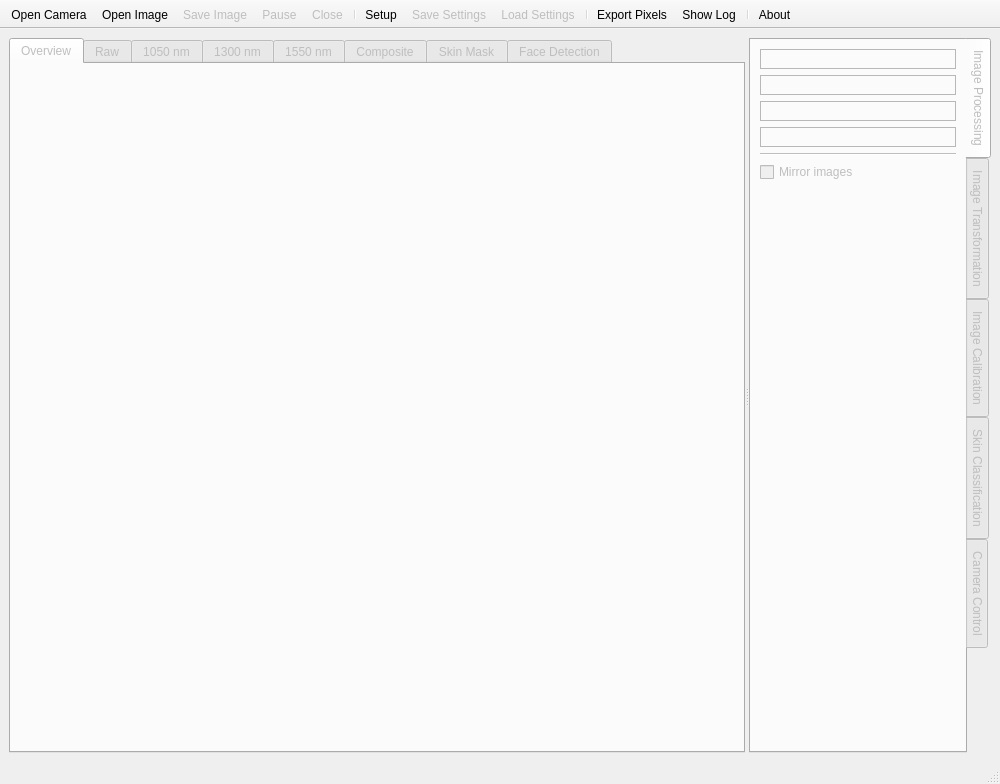
<?xml version="1.0" encoding="UTF-8"?>
<ui version="4.0">
 <class>MainWindow</class>
 <widget class="QMainWindow" name="MainWindow">
  <property name="geometry">
   <rect>
    <x>0</x>
    <y>0</y>
    <width>1000</width>
    <height>784</height>
   </rect>
  </property>
  <property name="windowTitle">
   <string>SkinCam Viewer</string>
  </property>
  <widget class="QWidget" name="centralwidget">
   <layout class="QVBoxLayout" name="verticalLayout_36">
    <item>
     <widget class="QSplitter" name="splitter">
      <property name="orientation">
       <enum>Qt::Horizontal</enum>
      </property>
      <property name="childrenCollapsible">
       <bool>false</bool>
      </property>
      <widget class="QTabWidget" name="imageTabWidget">
       <property name="enabled">
        <bool>false</bool>
       </property>
       <property name="sizePolicy">
        <sizepolicy hsizetype="Expanding" vsizetype="Expanding">
         <horstretch>1</horstretch>
         <verstretch>0</verstretch>
        </sizepolicy>
       </property>
       <property name="currentIndex">
        <number>0</number>
       </property>
       <widget class="QWidget" name="overviewTab">
        <attribute name="title">
         <string>Overview</string>
        </attribute>
        <layout class="QGridLayout" name="gridLayout">
         <item row="0" column="1">
          <widget class="QWidget" name="overviewImage1" native="true">
           <layout class="QVBoxLayout" name="verticalLayout_26">
            <property name="leftMargin">
             <number>0</number>
            </property>
            <property name="topMargin">
             <number>0</number>
            </property>
            <property name="rightMargin">
             <number>0</number>
            </property>
            <property name="bottomMargin">
             <number>0</number>
            </property>
           </layout>
          </widget>
         </item>
         <item row="0" column="0">
          <widget class="QWidget" name="overviewImage0" native="true">
           <property name="baseSize">
            <size>
             <width>640</width>
             <height>512</height>
            </size>
           </property>
           <layout class="QVBoxLayout" name="verticalLayout_25">
            <property name="leftMargin">
             <number>0</number>
            </property>
            <property name="topMargin">
             <number>0</number>
            </property>
            <property name="rightMargin">
             <number>0</number>
            </property>
            <property name="bottomMargin">
             <number>0</number>
            </property>
           </layout>
          </widget>
         </item>
         <item row="1" column="0">
          <widget class="QWidget" name="overviewImage2" native="true">
           <layout class="QVBoxLayout" name="verticalLayout_27">
            <property name="leftMargin">
             <number>0</number>
            </property>
            <property name="topMargin">
             <number>0</number>
            </property>
            <property name="rightMargin">
             <number>0</number>
            </property>
            <property name="bottomMargin">
             <number>0</number>
            </property>
           </layout>
          </widget>
         </item>
         <item row="1" column="1">
          <widget class="QWidget" name="overviewComposite" native="true">
           <layout class="QVBoxLayout" name="verticalLayout_28">
            <property name="leftMargin">
             <number>0</number>
            </property>
            <property name="topMargin">
             <number>0</number>
            </property>
            <property name="rightMargin">
             <number>0</number>
            </property>
            <property name="bottomMargin">
             <number>0</number>
            </property>
           </layout>
          </widget>
         </item>
        </layout>
       </widget>
       <widget class="QWidget" name="rawTab">
        <attribute name="title">
         <string>Raw</string>
        </attribute>
        <layout class="QGridLayout" name="gridLayout_2">
         <item row="3" column="1">
          <widget class="QWidget" name="rawDark" native="true">
           <layout class="QVBoxLayout" name="verticalLayout_16">
            <property name="leftMargin">
             <number>0</number>
            </property>
            <property name="topMargin">
             <number>0</number>
            </property>
            <property name="rightMargin">
             <number>0</number>
            </property>
            <property name="bottomMargin">
             <number>0</number>
            </property>
           </layout>
          </widget>
         </item>
         <item row="1" column="0">
          <widget class="QWidget" name="rawImage0" native="true">
           <layout class="QVBoxLayout" name="verticalLayout_18">
            <property name="leftMargin">
             <number>0</number>
            </property>
            <property name="topMargin">
             <number>0</number>
            </property>
            <property name="rightMargin">
             <number>0</number>
            </property>
            <property name="bottomMargin">
             <number>0</number>
            </property>
           </layout>
          </widget>
         </item>
         <item row="3" column="0">
          <widget class="QWidget" name="rawImage2" native="true">
           <layout class="QVBoxLayout" name="verticalLayout_31">
            <property name="leftMargin">
             <number>0</number>
            </property>
            <property name="topMargin">
             <number>0</number>
            </property>
            <property name="rightMargin">
             <number>0</number>
            </property>
            <property name="bottomMargin">
             <number>0</number>
            </property>
           </layout>
          </widget>
         </item>
         <item row="1" column="1">
          <widget class="QWidget" name="rawImage1" native="true">
           <layout class="QVBoxLayout" name="verticalLayout_29">
            <property name="leftMargin">
             <number>0</number>
            </property>
            <property name="topMargin">
             <number>0</number>
            </property>
            <property name="rightMargin">
             <number>0</number>
            </property>
            <property name="bottomMargin">
             <number>0</number>
            </property>
           </layout>
          </widget>
         </item>
        </layout>
       </widget>
       <widget class="QWidget" name="imageTab0">
        <attribute name="title">
         <string>1050 nm</string>
        </attribute>
        <layout class="QVBoxLayout" name="verticalLayout_2"/>
       </widget>
       <widget class="QWidget" name="imageTab1">
        <attribute name="title">
         <string>1300 nm</string>
        </attribute>
        <layout class="QVBoxLayout" name="verticalLayout"/>
       </widget>
       <widget class="QWidget" name="imageTab2">
        <attribute name="title">
         <string>1550 nm</string>
        </attribute>
        <layout class="QVBoxLayout" name="verticalLayout_3"/>
       </widget>
       <widget class="QWidget" name="compositeTab">
        <attribute name="title">
         <string>Composite</string>
        </attribute>
        <layout class="QVBoxLayout" name="verticalLayout_4"/>
       </widget>
       <widget class="QWidget" name="skinMaskTab">
        <attribute name="title">
         <string>Skin Mask</string>
        </attribute>
        <layout class="QVBoxLayout" name="verticalLayout_5"/>
       </widget>
       <widget class="QWidget" name="faceDetectionTab">
        <property name="enabled">
         <bool>false</bool>
        </property>
        <attribute name="title">
         <string>Face Detection</string>
        </attribute>
        <layout class="QVBoxLayout" name="verticalLayout_19"/>
       </widget>
      </widget>
      <widget class="QTabWidget" name="controlTabWidget">
       <property name="enabled">
        <bool>false</bool>
       </property>
       <property name="tabPosition">
        <enum>QTabWidget::East</enum>
       </property>
       <property name="currentIndex">
        <number>0</number>
       </property>
       <property name="usesScrollButtons">
        <bool>false</bool>
       </property>
       <widget class="QWidget" name="processingTab">
        <attribute name="title">
         <string>Image Processing</string>
        </attribute>
        <layout class="QVBoxLayout" name="verticalLayout_21">
         <item>
          <widget class="QFrame" name="frame_2">
           <property name="frameShape">
            <enum>QFrame::StyledPanel</enum>
           </property>
           <property name="frameShadow">
            <enum>QFrame::Raised</enum>
           </property>
           <layout class="QVBoxLayout" name="verticalLayout_15">
            <item>
             <widget class="SkinCam::ColorAdjustmentWidget" name="colorAdjustmentWidget" native="true"/>
            </item>
           </layout>
          </widget>
         </item>
         <item>
          <widget class="QFrame" name="frame_5">
           <property name="frameShape">
            <enum>QFrame::StyledPanel</enum>
           </property>
           <property name="frameShadow">
            <enum>QFrame::Raised</enum>
           </property>
           <layout class="QVBoxLayout" name="verticalLayout_13">
            <item>
             <widget class="SkinCam::SmoothingWidget" name="smoothingWidget" native="true"/>
            </item>
           </layout>
          </widget>
         </item>
         <item>
          <widget class="QFrame" name="frame">
           <property name="frameShape">
            <enum>QFrame::StyledPanel</enum>
           </property>
           <property name="frameShadow">
            <enum>QFrame::Raised</enum>
           </property>
           <layout class="QVBoxLayout" name="verticalLayout_11">
            <item>
             <widget class="SkinCam::SharpeningWidget" name="sharpeningWidget" native="true"/>
            </item>
           </layout>
          </widget>
         </item>
         <item>
          <widget class="QFrame" name="frame_4">
           <property name="frameShape">
            <enum>QFrame::StyledPanel</enum>
           </property>
           <property name="frameShadow">
            <enum>QFrame::Raised</enum>
           </property>
           <layout class="QVBoxLayout" name="verticalLayout_8">
            <item>
             <widget class="SkinCam::AverageWidget" name="averageWidget" native="true"/>
            </item>
           </layout>
          </widget>
         </item>
         <item>
          <widget class="Line" name="line">
           <property name="orientation">
            <enum>Qt::Horizontal</enum>
           </property>
          </widget>
         </item>
         <item>
          <widget class="QCheckBox" name="enableMirroring">
           <property name="text">
            <string>Mirror images</string>
           </property>
          </widget>
         </item>
         <item>
          <spacer name="verticalSpacer">
           <property name="orientation">
            <enum>Qt::Vertical</enum>
           </property>
           <property name="sizeHint" stdset="0">
            <size>
             <width>20</width>
             <height>40</height>
            </size>
           </property>
          </spacer>
         </item>
        </layout>
       </widget>
       <widget class="QWidget" name="transformationTab">
        <attribute name="title">
         <string>Image Transformation</string>
        </attribute>
        <layout class="QVBoxLayout" name="verticalLayout_24">
         <item>
          <widget class="QFrame" name="barrelFrame">
           <property name="frameShape">
            <enum>QFrame::StyledPanel</enum>
           </property>
           <property name="frameShadow">
            <enum>QFrame::Raised</enum>
           </property>
           <layout class="QVBoxLayout" name="verticalLayout_22">
            <item>
             <widget class="SkinCam::BarrelWidget" name="barrelWidget" native="true"/>
            </item>
           </layout>
          </widget>
         </item>
         <item>
          <widget class="QFrame" name="transformationFrame">
           <property name="frameShape">
            <enum>QFrame::StyledPanel</enum>
           </property>
           <property name="frameShadow">
            <enum>QFrame::Raised</enum>
           </property>
           <layout class="QVBoxLayout" name="verticalLayout_23">
            <item>
             <widget class="SkinCam::TransformationWidget" name="transformationWidget" native="true"/>
            </item>
           </layout>
          </widget>
         </item>
         <item>
          <widget class="QFrame" name="cropFrame">
           <property name="frameShape">
            <enum>QFrame::StyledPanel</enum>
           </property>
           <property name="frameShadow">
            <enum>QFrame::Raised</enum>
           </property>
           <layout class="QVBoxLayout" name="verticalLayout_14">
            <item>
             <widget class="SkinCam::CropWidget" name="cropWidget" native="true"/>
            </item>
           </layout>
          </widget>
         </item>
         <item>
          <spacer name="verticalSpacer_2">
           <property name="orientation">
            <enum>Qt::Vertical</enum>
           </property>
           <property name="sizeHint" stdset="0">
            <size>
             <width>20</width>
             <height>40</height>
            </size>
           </property>
          </spacer>
         </item>
        </layout>
       </widget>
       <widget class="QWidget" name="calibrationTab">
        <attribute name="title">
         <string>Image Calibration</string>
        </attribute>
        <layout class="QVBoxLayout" name="verticalLayout_10">
         <item>
          <widget class="QFrame" name="frame_6">
           <property name="frameShape">
            <enum>QFrame::StyledPanel</enum>
           </property>
           <property name="frameShadow">
            <enum>QFrame::Raised</enum>
           </property>
           <layout class="QVBoxLayout" name="verticalLayout_32">
            <item>
             <widget class="SkinCam::WhiteCalibrationWidget" name="whiteCalibrationWidget" native="true"/>
            </item>
            <item>
             <widget class="QPushButton" name="selectWhiteButton">
              <property name="enabled">
               <bool>false</bool>
              </property>
              <property name="text">
               <string>Select White Pixels</string>
              </property>
              <property name="checkable">
               <bool>true</bool>
              </property>
             </widget>
            </item>
           </layout>
          </widget>
         </item>
         <item>
          <spacer name="verticalSpacer_5">
           <property name="orientation">
            <enum>Qt::Vertical</enum>
           </property>
           <property name="sizeHint" stdset="0">
            <size>
             <width>20</width>
             <height>488</height>
            </size>
           </property>
          </spacer>
         </item>
        </layout>
       </widget>
       <widget class="QWidget" name="classificationTab">
        <attribute name="title">
         <string>Skin Classification</string>
        </attribute>
        <layout class="QVBoxLayout" name="verticalLayout_30">
         <item>
          <widget class="QGroupBox" name="groupBox">
           <property name="title">
            <string>Classifier</string>
           </property>
           <layout class="QVBoxLayout" name="verticalLayout_12">
            <item>
             <widget class="SkinCam::ClassifierWidget" name="classifierWidget" native="true"/>
            </item>
           </layout>
          </widget>
         </item>
         <item>
          <widget class="QGroupBox" name="detectionThresholdsGroup">
           <property name="title">
            <string>Detection Thresholds</string>
           </property>
           <layout class="QVBoxLayout" name="verticalLayout_6">
            <item>
             <widget class="SkinCam::DetectionThresholdsWidget" name="detectionThresholdsWidget" native="true"/>
            </item>
           </layout>
          </widget>
         </item>
         <item>
          <widget class="QFrame" name="frame_3">
           <property name="frameShape">
            <enum>QFrame::StyledPanel</enum>
           </property>
           <property name="frameShadow">
            <enum>QFrame::Raised</enum>
           </property>
           <layout class="QVBoxLayout" name="verticalLayout_7">
            <item>
             <widget class="SkinCam::RegionOfInterestWidget" name="regionOfInterestWidget" native="true"/>
            </item>
           </layout>
          </widget>
         </item>
         <item>
          <widget class="QFrame" name="frame_7">
           <property name="frameShape">
            <enum>QFrame::StyledPanel</enum>
           </property>
           <property name="frameShadow">
            <enum>QFrame::Raised</enum>
           </property>
           <layout class="QVBoxLayout" name="verticalLayout_17">
            <item>
             <widget class="SkinCam::FaceDetectionWidget" name="faceDetectionWidget" native="true"/>
            </item>
           </layout>
          </widget>
         </item>
         <item>
          <widget class="QPushButton" name="selectSkinButton">
           <property name="text">
            <string>Select Skin Pixels</string>
           </property>
           <property name="checkable">
            <bool>true</bool>
           </property>
          </widget>
         </item>
         <item>
          <spacer name="verticalSpacer_3">
           <property name="orientation">
            <enum>Qt::Vertical</enum>
           </property>
           <property name="sizeHint" stdset="0">
            <size>
             <width>20</width>
             <height>402</height>
            </size>
           </property>
          </spacer>
         </item>
        </layout>
       </widget>
       <widget class="QWidget" name="cameraTab">
        <attribute name="title">
         <string>Camera Control</string>
        </attribute>
        <layout class="QVBoxLayout" name="verticalLayout_33">
         <item>
          <widget class="QGroupBox" name="groupBox_2">
           <property name="title">
            <string>Acquisition Control</string>
           </property>
           <layout class="QVBoxLayout" name="verticalLayout_35">
            <item>
             <widget class="SkinCam::AcquisitionWidget" name="acquisitionWidget" native="true">
              <property name="enabled">
               <bool>false</bool>
              </property>
             </widget>
            </item>
           </layout>
          </widget>
         </item>
         <item>
          <widget class="QGroupBox" name="advancedGroup">
           <property name="title">
            <string>Advanced</string>
           </property>
           <layout class="QVBoxLayout" name="verticalLayout_9">
            <item>
             <widget class="SkinCam::AdvancedWidget" name="advancedWidget" native="true"/>
            </item>
           </layout>
          </widget>
         </item>
         <item>
          <widget class="QGroupBox" name="ledPowerGroup">
           <property name="title">
            <string>LED Power</string>
           </property>
           <layout class="QVBoxLayout" name="verticalLayout_34">
            <item>
             <widget class="SkinCam::LedPowerWidget" name="ledPowerWidget" native="true">
              <property name="enabled">
               <bool>false</bool>
              </property>
             </widget>
            </item>
           </layout>
          </widget>
         </item>
         <item>
          <widget class="QLabel" name="cameraInfoLabel">
           <property name="palette">
            <palette>
             <active>
              <colorrole role="WindowText">
               <brush brushstyle="SolidPattern">
                <color alpha="255">
                 <red>72</red>
                 <green>78</green>
                 <blue>80</blue>
                </color>
               </brush>
              </colorrole>
             </active>
             <inactive>
              <colorrole role="WindowText">
               <brush brushstyle="SolidPattern">
                <color alpha="255">
                 <red>35</red>
                 <green>38</green>
                 <blue>39</blue>
                </color>
               </brush>
              </colorrole>
             </inactive>
             <disabled>
              <colorrole role="WindowText">
               <brush brushstyle="SolidPattern">
                <color alpha="255">
                 <red>119</red>
                 <green>120</green>
                 <blue>120</blue>
                </color>
               </brush>
              </colorrole>
             </disabled>
            </palette>
           </property>
           <property name="font">
            <font>
             <italic>true</italic>
            </font>
           </property>
           <property name="text">
            <string>Pause acquisition to modify settings.</string>
           </property>
           <property name="alignment">
            <set>Qt::AlignCenter</set>
           </property>
          </widget>
         </item>
         <item>
          <spacer name="verticalSpacer_4">
           <property name="orientation">
            <enum>Qt::Vertical</enum>
           </property>
           <property name="sizeHint" stdset="0">
            <size>
             <width>20</width>
             <height>322</height>
            </size>
           </property>
          </spacer>
         </item>
         <item>
          <widget class="QGroupBox" name="statusGroup">
           <property name="title">
            <string>Status</string>
           </property>
           <layout class="QVBoxLayout" name="verticalLayout_20">
            <item>
             <widget class="SkinCam::StatusWidget" name="statusWidget" native="true"/>
            </item>
           </layout>
          </widget>
         </item>
        </layout>
       </widget>
      </widget>
     </widget>
    </item>
   </layout>
  </widget>
  <widget class="QStatusBar" name="statusbar"/>
  <widget class="QToolBar" name="toolBar">
   <property name="contextMenuPolicy">
    <enum>Qt::PreventContextMenu</enum>
   </property>
   <property name="windowTitle">
    <string>toolBar</string>
   </property>
   <property name="movable">
    <bool>false</bool>
   </property>
   <property name="allowedAreas">
    <set>Qt::TopToolBarArea</set>
   </property>
   <property name="iconSize">
    <size>
     <width>22</width>
     <height>22</height>
    </size>
   </property>
   <property name="toolButtonStyle">
    <enum>Qt::ToolButtonTextUnderIcon</enum>
   </property>
   <property name="floatable">
    <bool>false</bool>
   </property>
   <attribute name="toolBarArea">
    <enum>TopToolBarArea</enum>
   </attribute>
   <attribute name="toolBarBreak">
    <bool>false</bool>
   </attribute>
   <addaction name="actionOpenCamera"/>
   <addaction name="actionOpenImage"/>
   <addaction name="actionSaveImage"/>
   <addaction name="actionPause"/>
   <addaction name="actionCloseImage"/>
   <addaction name="separator"/>
   <addaction name="actionSetup"/>
   <addaction name="actionSaveSettings"/>
   <addaction name="actionLoadSettings"/>
   <addaction name="separator"/>
   <addaction name="actionExportPixels"/>
   <addaction name="actionShowLog"/>
   <addaction name="separator"/>
   <addaction name="actionAbout"/>
  </widget>
  <action name="actionOpenImage">
   <property name="icon">
    <iconset resource="SkinCam.qrc">
     <normaloff>:/res/image.svg</normaloff>:/res/image.svg</iconset>
   </property>
   <property name="text">
    <string>Open Image</string>
   </property>
  </action>
  <action name="actionCloseImage">
   <property name="enabled">
    <bool>false</bool>
   </property>
   <property name="icon">
    <iconset resource="SkinCam.qrc">
     <normaloff>:/res/disconnect.svg</normaloff>:/res/disconnect.svg</iconset>
   </property>
   <property name="text">
    <string>Close</string>
   </property>
  </action>
  <action name="actionPause">
   <property name="checkable">
    <bool>true</bool>
   </property>
   <property name="enabled">
    <bool>false</bool>
   </property>
   <property name="icon">
    <iconset resource="SkinCam.qrc">
     <normaloff>:/res/pause.svg</normaloff>:/res/pause.svg</iconset>
   </property>
   <property name="text">
    <string>Pause</string>
   </property>
   <property name="toolTip">
    <string>Pause</string>
   </property>
  </action>
  <action name="actionOpenCamera">
   <property name="icon">
    <iconset resource="SkinCam.qrc">
     <normaloff>:/res/camera.svg</normaloff>:/res/camera.svg</iconset>
   </property>
   <property name="text">
    <string>Open Camera</string>
   </property>
  </action>
  <action name="actionSaveSettings">
   <property name="enabled">
    <bool>false</bool>
   </property>
   <property name="icon">
    <iconset resource="SkinCam.qrc">
     <normaloff>:/res/save.svg</normaloff>:/res/save.svg</iconset>
   </property>
   <property name="text">
    <string>Save Settings</string>
   </property>
  </action>
  <action name="actionLoadSettings">
   <property name="enabled">
    <bool>false</bool>
   </property>
   <property name="icon">
    <iconset resource="SkinCam.qrc">
     <normaloff>:/res/load.svg</normaloff>:/res/load.svg</iconset>
   </property>
   <property name="text">
    <string>Load Settings</string>
   </property>
  </action>
  <action name="actionSetup">
   <property name="icon">
    <iconset resource="SkinCam.qrc">
     <normaloff>:/res/configure.svg</normaloff>:/res/configure.svg</iconset>
   </property>
   <property name="text">
    <string>Setup</string>
   </property>
  </action>
  <action name="actionAbout">
   <property name="icon">
    <iconset resource="SkinCam.qrc">
     <normaloff>:/res/about.svg</normaloff>:/res/about.svg</iconset>
   </property>
   <property name="text">
    <string>About</string>
   </property>
  </action>
  <action name="actionSaveImage">
   <property name="enabled">
    <bool>false</bool>
   </property>
   <property name="icon">
    <iconset resource="SkinCam.qrc">
     <normaloff>:/res/image-save.svg</normaloff>:/res/image-save.svg</iconset>
   </property>
   <property name="text">
    <string>Save Image</string>
   </property>
   <property name="toolTip">
    <string>Save Image</string>
   </property>
  </action>
  <action name="actionShowLog">
   <property name="checkable">
    <bool>true</bool>
   </property>
   <property name="icon">
    <iconset resource="SkinCam.qrc">
     <normaloff>:/res/log.svg</normaloff>:/res/log.svg</iconset>
   </property>
   <property name="text">
    <string>Show Log</string>
   </property>
  </action>
  <action name="actionExportPixels">
   <property name="checkable">
    <bool>true</bool>
   </property>
   <property name="icon">
    <iconset resource="SkinCam.qrc">
     <normaloff>:/res/export.svg</normaloff>:/res/export.svg</iconset>
   </property>
   <property name="text">
    <string>Export Pixels</string>
   </property>
  </action>
 </widget>
 <customwidgets>
  <customwidget>
   <class>SkinCam::TransformationWidget</class>
   <extends>QWidget</extends>
   <header>mainwindow/transformationwidget.h</header>
   <container>1</container>
  </customwidget>
  <customwidget>
   <class>SkinCam::BarrelWidget</class>
   <extends>QWidget</extends>
   <header>mainwindow/barrelwidget.h</header>
   <container>1</container>
  </customwidget>
  <customwidget>
   <class>SkinCam::CropWidget</class>
   <extends>QWidget</extends>
   <header>mainwindow/cropwidget.h</header>
   <container>1</container>
  </customwidget>
  <customwidget>
   <class>SkinCam::ColorAdjustmentWidget</class>
   <extends>QWidget</extends>
   <header>mainwindow/coloradjustmentwidget.h</header>
   <container>1</container>
  </customwidget>
  <customwidget>
   <class>SkinCam::SharpeningWidget</class>
   <extends>QWidget</extends>
   <header>mainwindow/sharpeningwidget.h</header>
   <container>1</container>
  </customwidget>
  <customwidget>
   <class>SkinCam::ClassifierWidget</class>
   <extends>QWidget</extends>
   <header>mainwindow/classifierwidget.h</header>
   <container>1</container>
  </customwidget>
  <customwidget>
   <class>SkinCam::DetectionThresholdsWidget</class>
   <extends>QWidget</extends>
   <header>mainwindow/detectionthresholdswidget.h</header>
   <container>1</container>
  </customwidget>
  <customwidget>
   <class>SkinCam::RegionOfInterestWidget</class>
   <extends>QWidget</extends>
   <header>mainwindow/regionofinterestwidget.h</header>
   <container>1</container>
  </customwidget>
  <customwidget>
   <class>SkinCam::AverageWidget</class>
   <extends>QWidget</extends>
   <header>mainwindow/averagewidget.h</header>
   <container>1</container>
  </customwidget>
  <customwidget>
   <class>SkinCam::AdvancedWidget</class>
   <extends>QWidget</extends>
   <header>mainwindow/advancedwidget.h</header>
   <container>1</container>
  </customwidget>
  <customwidget>
   <class>SkinCam::SmoothingWidget</class>
   <extends>QWidget</extends>
   <header>mainwindow/smoothingwidget.h</header>
   <container>1</container>
  </customwidget>
  <customwidget>
   <class>SkinCam::WhiteCalibrationWidget</class>
   <extends>QWidget</extends>
   <header>mainwindow/whitecalibrationwidget.h</header>
   <container>1</container>
  </customwidget>
  <customwidget>
   <class>SkinCam::StatusWidget</class>
   <extends>QWidget</extends>
   <header>mainwindow/statuswidget.h</header>
   <container>1</container>
  </customwidget>
  <customwidget>
   <class>SkinCam::LedPowerWidget</class>
   <extends>QWidget</extends>
   <header>mainwindow/ledpowerwidget.h</header>
   <container>1</container>
  </customwidget>
  <customwidget>
   <class>SkinCam::AcquisitionWidget</class>
   <extends>QWidget</extends>
   <header>mainwindow/acquisitionwidget.h</header>
   <container>1</container>
  </customwidget>
  <customwidget>
   <class>SkinCam::FaceDetectionWidget</class>
   <extends>QWidget</extends>
   <header>mainwindow/facedetectionwidget.h</header>
   <container>1</container>
  </customwidget>
 </customwidgets>
 <resources>
  <include location="SkinCam.qrc"/>
  <include location="SkinCam.qrc"/>
 </resources>
 <connections/>
</ui>
